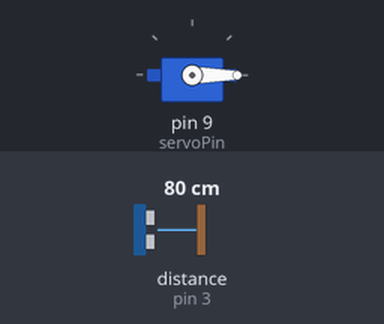
The sketch below on a simulated Arduino Uno, built with avr-gcc and run on an emulated ATmega328P. On the bench: servo. Wiring (inferred from the names in the program): ultrasonic range finder: trigger pin 2; echo pin 3. The test bench sets the inputs (shaded band); at power-on: distance to the obstacle (sensor on pin 3) 80 cm. The echo pulse lasts 58.3 µs per cm.

Above: at 2.2 s.
2.3 s: distance to the obstacle (sensor on pin 3) set to 44 cm
3.8 s: distance to the obstacle (sensor on pin 3) set to 36 cm
At 4.8 s:
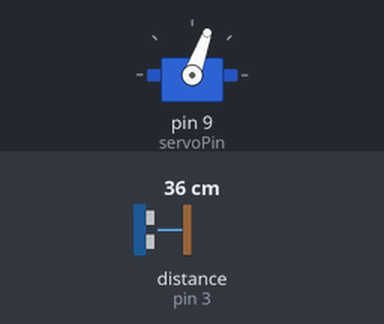
Timing chart, 0 to 11.4 s (numbered marks = the images above; inputs shaded):
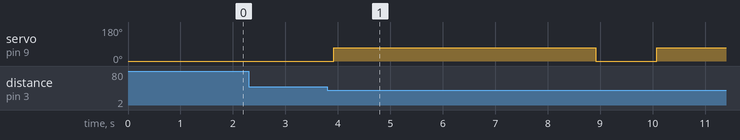

Measured:
- the behaviour switches between 41 and 40 cm on distance to the obstacle (sensor on pin 3) (found by bisection; images 0 and 1)
- after the input at 2.3 s, every drawn part: stays the same
- after the input at 3.8 s, servo on pin 9 (servoPin): 0° → 70° after 0.12 s, → 0° 5.0 s later, → 70° 1.2 s later

The sketch:

daolun_216.ino
```cpp
#include <Servo.h>   //调用库函数
Servo servo;      //定义舵机变量名
int servoPin = 9;   //定义舵机接口9，只有9或者10可用

int trigPin =2;    // // trig接2端口
int echoPin = 3;   // echo接3端口
long duration, distance;   //定义变量，用于存取数据
long aver[3];   //定义数组，用于存取数据

void setup() {
  servo.attach(servoPin);   //设定舵机的接口，9或者10接口可利用
 pinMode(trigPin, OUTPUT);   //设置为输出模式 触发
  pinMode(echoPin, INPUT);   //设置其为输入模式  回声
  servo.write(0);    //用于设定舵机旋转角度的语句，可设定的角度范围是0°到180°。
  delay(1000);     //延时1S；
  servo.detach();  //使舵机与其接口分离，该接口9可继续被用作PWM接口。
}
//超声波测距，子程序
void measure() {
  digitalWrite(trigPin, LOW);//给一个低电平
  delayMicroseconds(5);//时间为5毫秒
  digitalWrite(trigPin, HIGH);//给一个高电平
  delayMicroseconds(15);//时间为15毫秒
  digitalWrite(trigPin, LOW);//再给一个低电平
  duration = pulseIn(echoPin, HIGH);//接收高电平时间
  distance = duration *0.034 / 2;//计算距离
}

void loop() {

//将测量数值记录在数组里面
  for (int i=0;i<=2;i++) {
    measure();
    aver[i]=distance;

    delay(50);
  }
 //算三次的平均值
  distance=(aver[0]+aver[1]+aver[2])/3;
   Serial.println(distance);   //打印
//如果距离小于40，转动舵机70°
  if (distance<40) {
    servo.attach(servoPin); //设定舵机的接口，9接口可利用
    delay(1);
    servo.write(70);  //转动舵机70°
    delay(5000);  //延时5秒
    servo.write(0);    //转回0°
    delay(1000);//延时1秒
    servo.detach();      //使舵机与其接口分离，该接口9可继续被用作PWM接口。

  }
}
```
